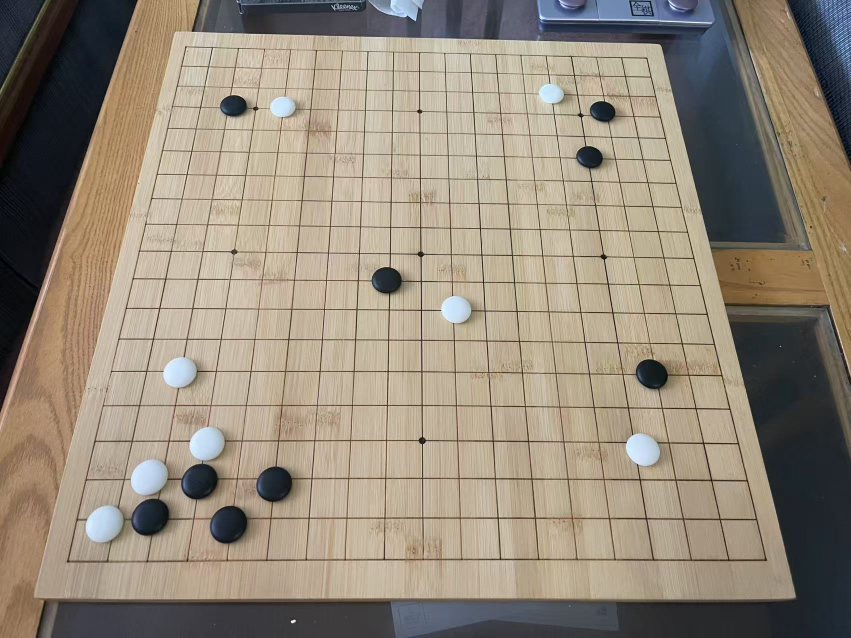
#> input picture data/raw/Homeboard4.jpg, 1702 x 1276 px (shown at 1/2 size)
$ python ToushiTest1.py
#> lines starting #> are read from the running program, lines starting #| are printed output that depends on the picture
import cv2
import numpy as np

# 读取图像
#image_path = "../data/raw/Toushi1-pre.png"  # 原始图（拍摄的）
image_path = "../data/raw/Homeboard4.jpg"
img = cv2.imread(image_path)
#> img is the input picture: shape (1276, 1702, 3); mean B, G, R 121.8, 137.3, 148.2
im_gray = cv2.cvtColor(img, cv2.COLOR_BGR2GRAY)
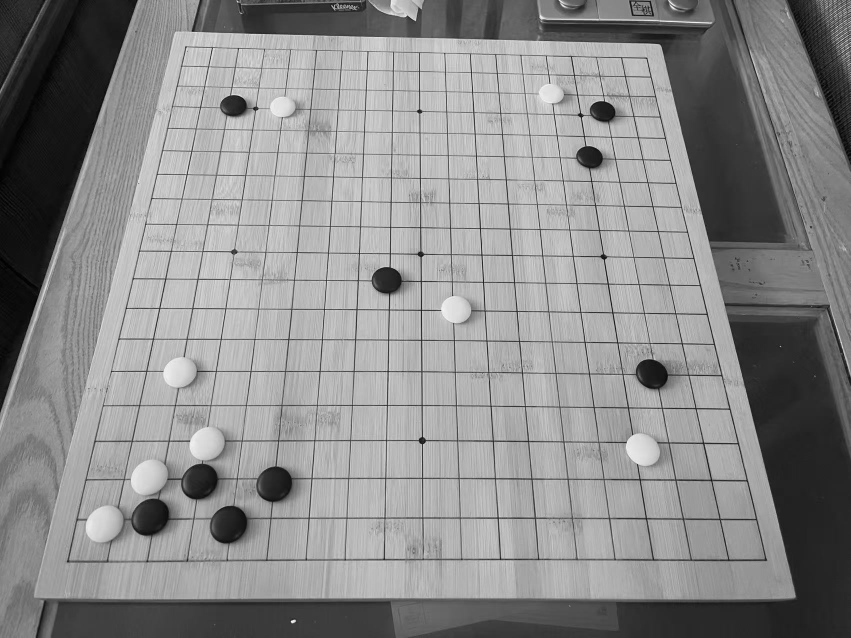
#> im_gray: shape (1276, 1702) (shown at 1/2 size); min 0, max 255, mean 138.8

# 手动设定棋盘四个角点（左上、左下、右上、右下）——注意顺序
# 你可以用 matplotlib 手动点选，也可以直接用图像查看器估算
lt = [42, 46]    # 左上角
lb = [39, 678]   # 左下角
rt = [702, 40]   # 右上角
rb = [707, 677]  # 右下角

# 构造透视变换矩阵
pts2 = np.float32([lt, lb, rt, rb])
pts1 = np.float32([[0, 0], [0, 660], [660, 0], [660, 660]])
M = cv2.getPerspectiveTransform(pts2, pts1)

# 应用透视变换
board_gray = cv2.warpPerspective(im_gray, M, (660, 660))
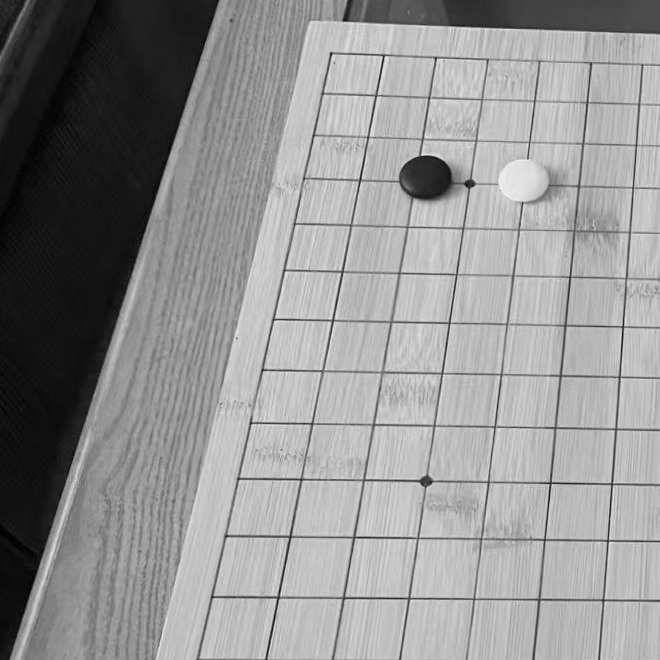
#> board_gray: shape (660, 660); min 0, max 248, mean 145.9
board_bgr = cv2.warpPerspective(img, M, (660, 660))
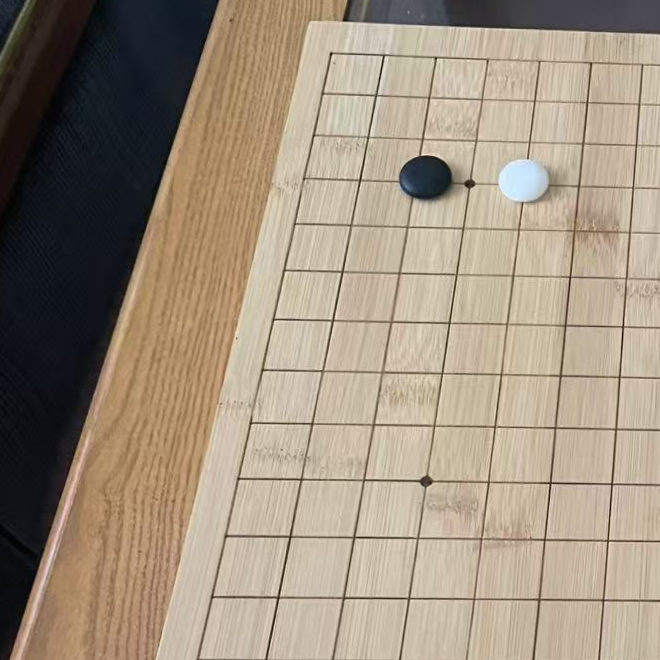
#> board_bgr: shape (660, 660, 3); mean B, G, R 125.4, 143.7, 158

# 显示结果
cv2.imshow("Original", img)
cv2.imshow("Warped Gray", board_gray)
cv2.imshow("Warped BGR", board_bgr)
cv2.waitKey(0)
cv2.destroyAllWindows()
"""
>>> lt, lb, rt, rb = rect
>>> pts1 = np.float32([(10,10), (10,650), (650,10), (650,650)]) # 预期的棋盘四个角的坐标
>>> pts2 = np.float32([lt, lb, rt, rb]) # 当前找到的棋盘四个角的坐标
>>> m = cv2.getPerspectiveTransform(pts2, pts1) # 生成透视矩阵
>>> board_gray = cv2.warpPerspective(im_gray, m, (660, 660)) # 对灰度图执行透视变换
>>> board_bgr = cv2.warpPerspective(im_bgr, m, (660, 660)) # 对彩色图执行透视变换
>>> cv2.imshow('go', board_gray)
"""

$ run again, with data/raw/Toushi1-pre.png saved as data/raw/Homeboard4.jpg
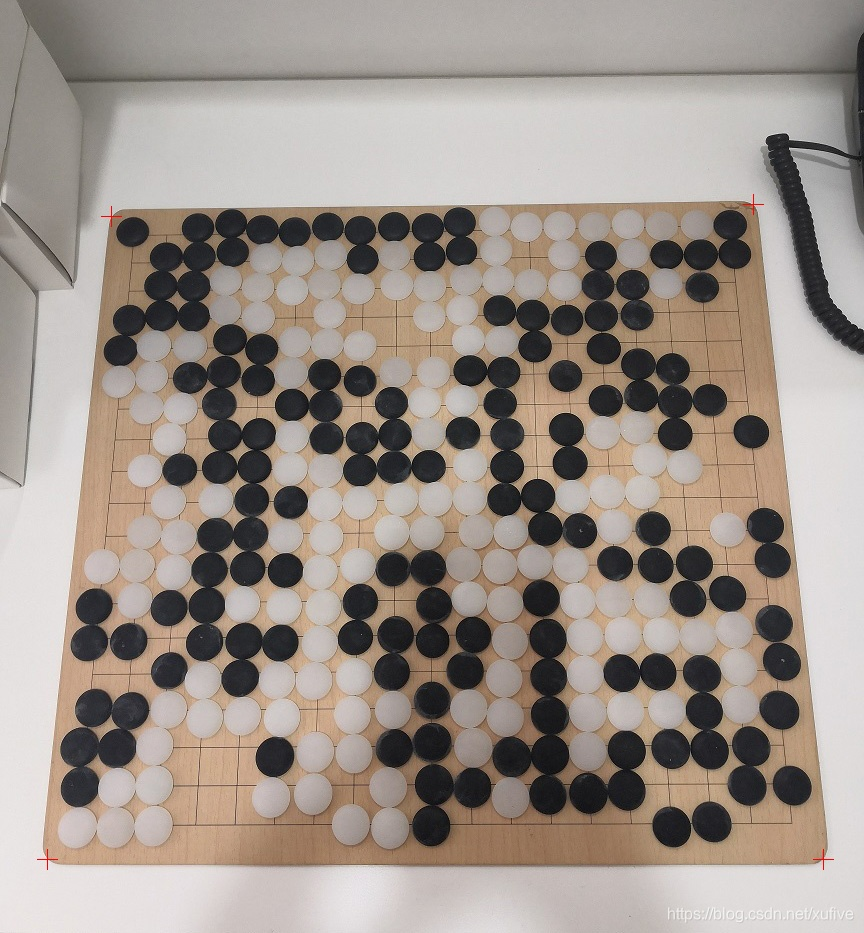
#> input picture data/raw/Toushi1-pre.png, 864 x 933 px
#> img is the input picture: shape (933, 864, 3); mean B, G, R 138.4, 146.3, 156.7
#> `im_gray = cv2.cvtColor(img, cv2.COLOR_BGR2GRAY)`:
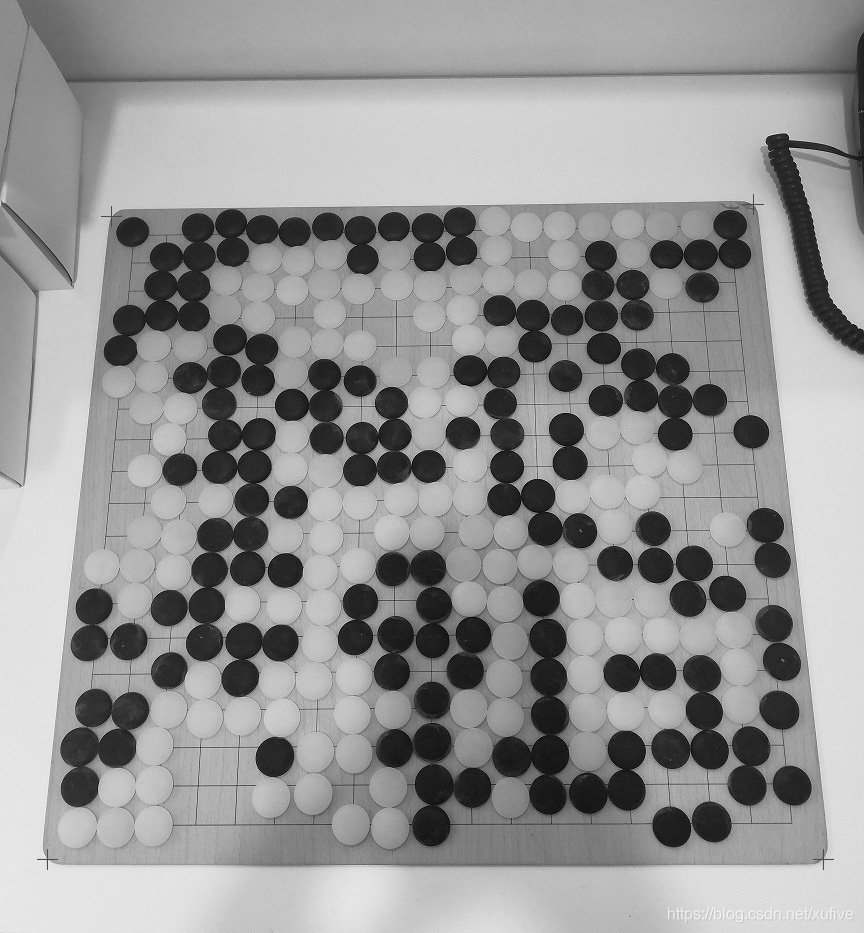
#> im_gray: shape (933, 864); min 0, max 249, mean 148.5
#> `board_bgr = cv2.warpPerspective(img, M, (660, 660))`:
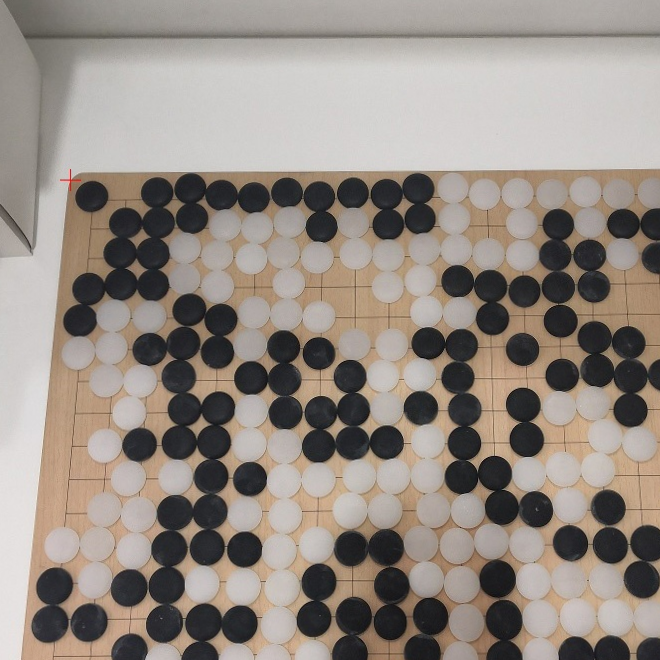
#> board_bgr: shape (660, 660, 3); mean B, G, R 131.2, 139.1, 148.6

$ run again, with data/raw/Homeboard2.jpg copied over data/raw/Homeboard4.jpg
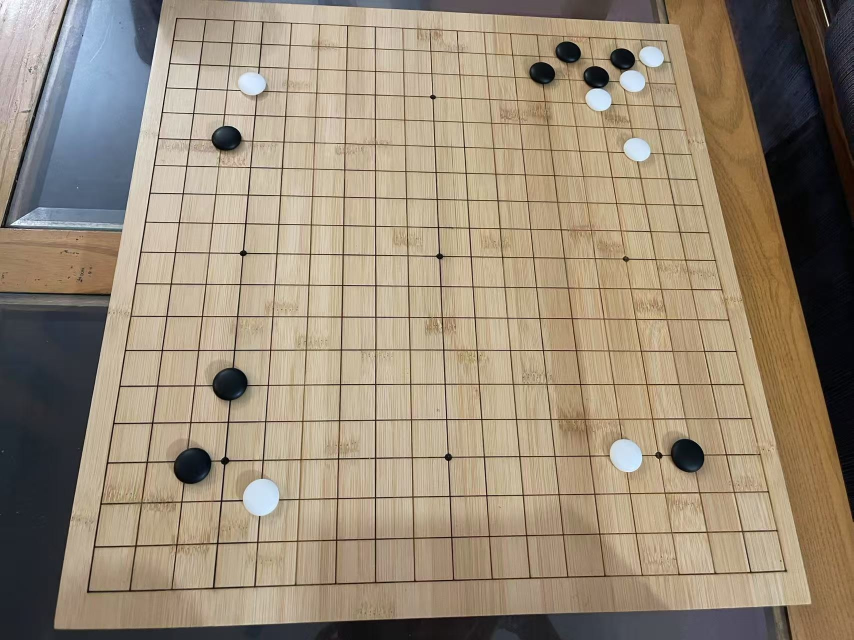
#> input picture data/raw/Homeboard2.jpg, 1707 x 1280 px (shown at 1/2 size)
#> img is the input picture: shape (1280, 1707, 3); mean B, G, R 119.2, 139.1, 153.5
#> `board_gray = cv2.warpPerspective(im_gray, M, (660, 660))`:
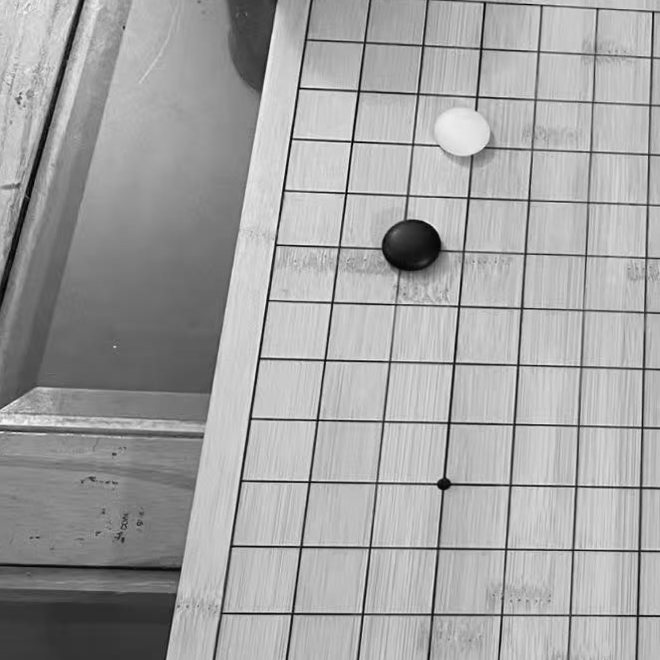
#> board_gray: shape (660, 660); min 0, max 249, mean 162.8
#> `board_bgr = cv2.warpPerspective(img, M, (660, 660))`:
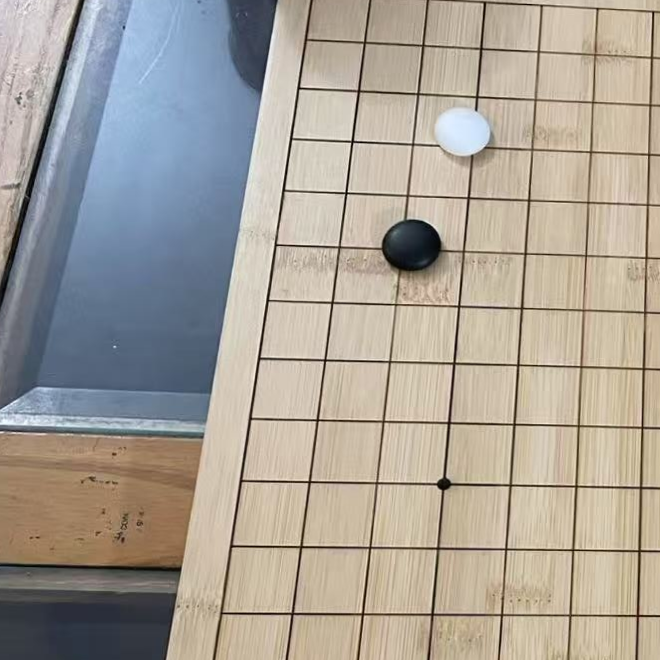
#> board_bgr: shape (660, 660, 3); mean B, G, R 152, 161.8, 168.7

$ run again, with data/raw/Homeboard3.jpg copied over data/raw/Homeboard4.jpg
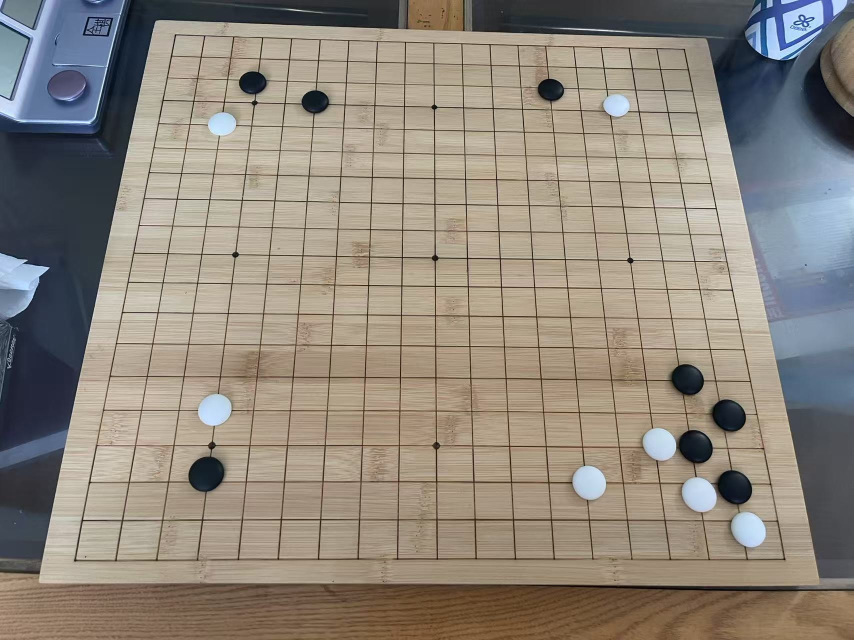
#> input picture data/raw/Homeboard3.jpg, 1707 x 1280 px (shown at 1/2 size)
#> img is the input picture: shape (1280, 1707, 3); mean B, G, R 124.5, 135.4, 143.8
#> `im_gray = cv2.cvtColor(img, cv2.COLOR_BGR2GRAY)`:
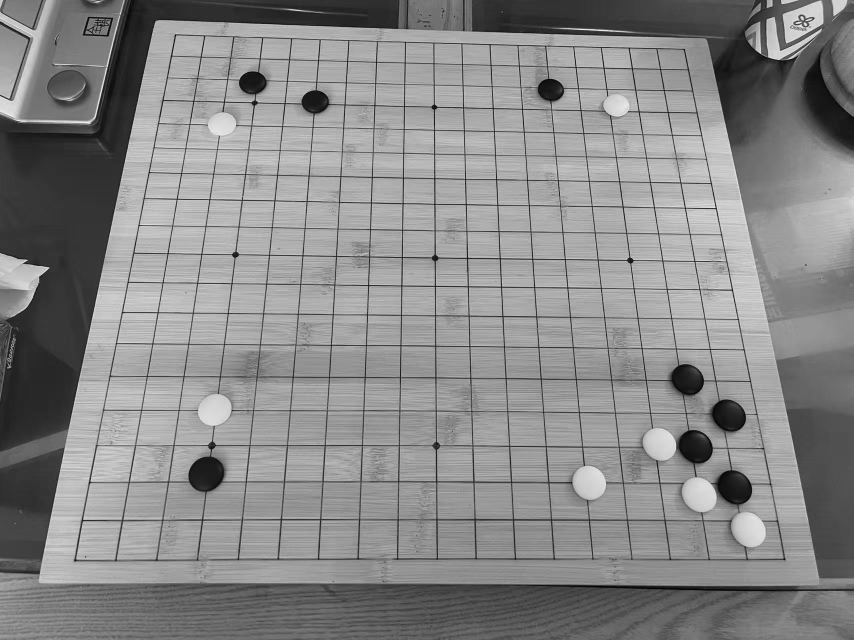
#> im_gray: shape (1280, 1707) (shown at 1/2 size); min 0, max 254, mean 136.7
#> `board_bgr = cv2.warpPerspective(img, M, (660, 660))`:
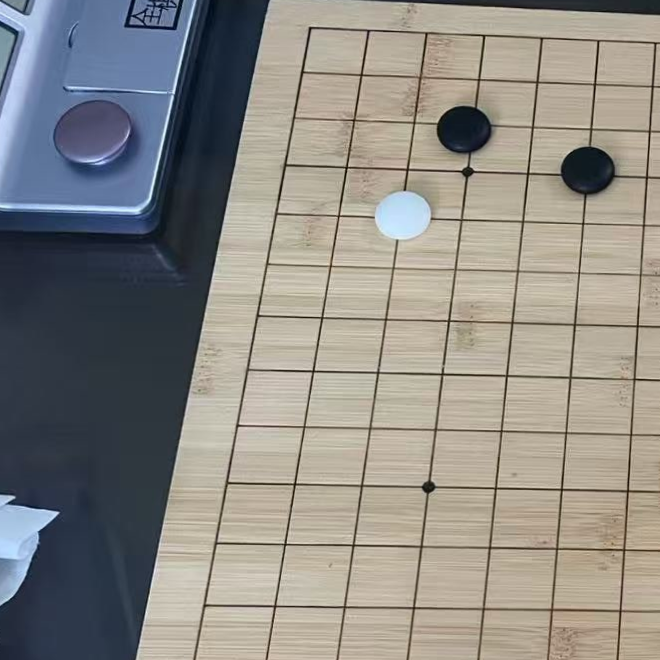
#> board_bgr: shape (660, 660, 3); mean B, G, R 133.2, 138.5, 141
